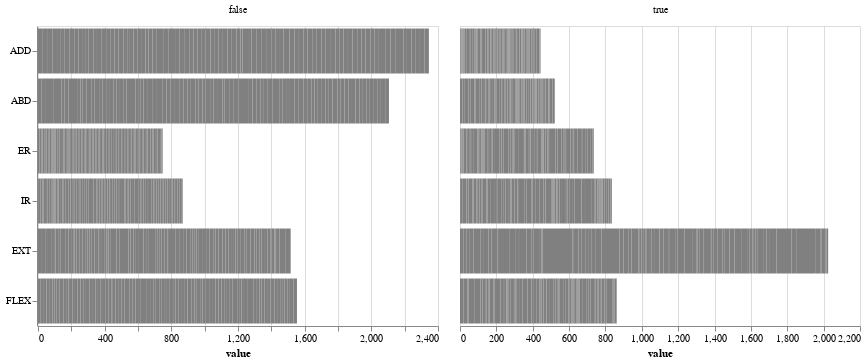

Source (notebook cell):
### Code cell
test_cols = ["ADD", "ABD", "ER", "IR", "EXT", "FLEX"]

alt.Chart().mark_bar(color="grey").encode(
    alt.X("value"), alt.Y("variable", title=None, scale=alt.Scale(domain=test_cols))
).facet(
    data=X_augmented.melt().assign(
        imb=lambda x: x["variable"].str[:3] == "imb",
        variable=lambda x: x["variable"].str.replace("imb. ", ""),
    ),
    column=alt.Column("imb", title=None),
).resolve_scale(
    x="independent"
)

### Figure 1 — Vega-Lite specification as saved in the notebook (floating-point values rounded to 4 significant figures; data arrays with more than 128 entries replaced by an {"elided": "..."} marker saying what was removed)
{"$schema": "https://vega.github.io/schema/vega-lite/v2.6.0.json", "config": {"view": {"height": 300, "width": 400}}, "data": {"name": "data-dc6c51d50b49ff8ef5e6314b66a24245"}, "datasets": {"data-dc6c51d50b49ff8ef5e6314b66a24245": {"elided": "1092 records"}}, "facet": {"column": {"field": "imb", "title": null, "type": "nominal"}}, "resolve": {"scale": {"x": "independent", "y": "shared"}}, "spec": {"encoding": {"x": {"field": "value", "type": "quantitative"}, "y": {"field": "variable", "scale": {"domain": ["ADD", "ABD", "ER", "IR", "EXT", "FLEX"]}, "title": null, "type": "nominal"}}, "mark": {"color": "grey", "type": "bar"}}}
